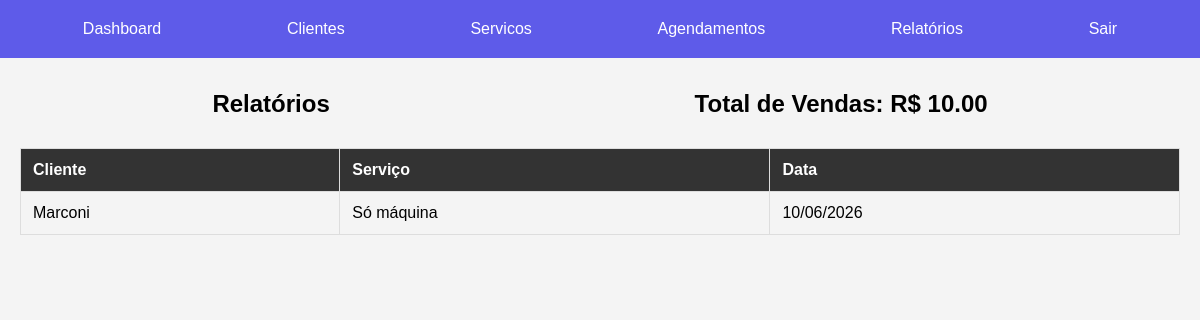
/relatorios/ (signed in), run on the app's committed database.
### pdv/models.py (models this page shows, shortened)
class Agendamento(models.Model):
    objects = None
    cliente = models.ForeignKey(Cliente, on_delete=models.CASCADE)
    servico = models.ForeignKey(Servico, on_delete=models.CASCADE)
    data_hora = models.DateTimeField()

class Cliente(models.Model):
    nome = models.CharField(max_length=100)
    telefone = models.CharField(max_length=15)
    email = models.EmailField()

class Servico(models.Model):
    objects = None
    nome = models.CharField(max_length=100)
    preco = models.DecimalField(max_digits=10, decimal_places=2)

### pdv/views.py (the view)
# urls.py: path('relatorios/', relatorios_view, name='relatorios'),
@login_required
def relatorios_view(request):
    agendamentos = Agendamento.objects.all()
    total_vendas = sum(agendamento.servico.preco for agendamento in agendamentos)
    return render(
        request,
        'pdv/relatorios.html',
        {
            'agendamentos': agendamentos,
            'total_vendas': total_vendas
        }
    )

### pdv/templates/pdv/relatorios.html
{% extends 'pdv/base.html' %}
{% load static %}
{% block extra_styles %}
<link rel="stylesheet" href="{% static 'tabelas/tabelas.css' %}">
{% endblock %}
{% block content %}
<div class="titulo">
    <h2>Relatórios</h2>
    <h2>Total de Vendas: R$ {{ total_vendas }}</h2>
</div>
<table>
    <tr>
        <th>Cliente</th>
        <th>Serviço</th>
        <th>Data</th>
    </tr>
    {% for agendamento in agendamentos %}
    <tr>
        <td>{{ agendamento.cliente.nome }}</td>
        <td>{{ agendamento.servico.nome }}</td>
        <td>{{ agendamento.data_hora|date:"d/m/Y" }}</td>
    </tr>
    {% endfor %}
</table>
{% endblock %}

### pdv/static/global/style.css (style rules this page uses)
body { margin: 0; font-family: Arial, sans-serif; }
.titulo { display: flex; justify-content: space-between; align-items: center; padding: 10px; }
.titulo h2 { margin: 0; flex-grow: 1; text-align: center; }

### pdv/static/tabelas/tabelas.css (style rules this page uses)
body { margin: 0; font-family: Arial, sans-serif; background-color: #f4f4f4; }
h2 { text-align: center; margin-top: 20px; }
table { width: 100%; border-collapse: collapse; margin: 20px 0; }
th, td { border: 1px solid #ddd; padding: 12px; text-align: left; }
th { background-color: #333; color: white; }

### data on the page
Agendamento: cliente.nome "Marconi", servico.nome "Só máquina", data_hora "10/06/2026"

### other printed values
{{ total_vendas }} "10.00"
